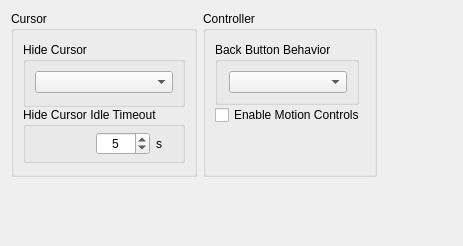
      <widget class="QWidget" name="inputTabContents">
       <property name="geometry">
        <rect>
         <x>0</x>
         <y>0</y>
         <width>463</width>
         <height>246</height>
        </rect>
       </property>
       <layout class="QVBoxLayout" name="inputTabVLayout" stretch="0,0">
        <item>
         <layout class="QHBoxLayout" name="inputTabHLayoutTop" stretch="1,1,1">
          <item>
           <layout class="QVBoxLayout" name="cursorTabLayoutLeft">
            <property name="spacing">
             <number>7</number>
            </property>
            <property name="bottomMargin">
             <number>0</number>
            </property>
            <item alignment="Qt::AlignmentFlag::AlignTop">
             <widget class="QGroupBox" name="cursorGroupBox">
              <property name="title">
               <string>Cursor</string>
              </property>
              <layout class="QVBoxLayout" name="inputCursorLayout">
               <property name="spacing">
                <number>0</number>
               </property>
               <property name="topMargin">
                <number>11</number>
               </property>
               <property name="bottomMargin">
                <number>11</number>
               </property>
               <item>
                <widget class="QGroupBox" name="hideCursorGroupBox">
                 <property name="enabled">
                  <bool>true</bool>
                 </property>
                 <property name="sizePolicy">
                  <sizepolicy hsizetype="Preferred" vsizetype="Fixed">
                   <horstretch>0</horstretch>
                   <verstretch>0</verstretch>
                  </sizepolicy>
                 </property>
                 <property name="title">
                  <string>Hide Cursor</string>
                 </property>
                 <layout class="QVBoxLayout" name="hideCursorLayout">
                  <property name="spacing">
                   <number>7</number>
                  </property>
                  <property name="bottomMargin">
                   <number>11</number>
                  </property>
                  <item>
                   <widget class="QComboBox" name="hideCursorComboBox"/>
                  </item>
                 </layout>
                </widget>
               </item>
               <item>
                <widget class="QGroupBox" name="idleTimeoutGroupBox">
                 <property name="enabled">
                  <bool>true</bool>
                 </property>
                 <property name="sizePolicy">
                  <sizepolicy hsizetype="Preferred" vsizetype="Fixed">
                   <horstretch>0</horstretch>
                   <verstretch>0</verstretch>
                  </sizepolicy>
                 </property>
                 <property name="minimumSize">
                  <size>
                   <width>0</width>
                   <height>0</height>
                  </size>
                 </property>
                 <property name="title">
                  <string>Hide Cursor Idle Timeout</string>
                 </property>
                 <property name="alignment">
                  <set>Qt::AlignmentFlag::AlignLeading|Qt::AlignmentFlag::AlignLeft|Qt::AlignmentFlag::AlignTop</set>
                 </property>
                 <property name="flat">
                  <bool>false</bool>
                 </property>
                 <layout class="QHBoxLayout" name="IdleTimeoutLayout" stretch="0,0">
                  <property name="spacing">
                   <number>6</number>
                  </property>
                  <property name="leftMargin">
                   <number>70</number>
                  </property>
                  <property name="topMargin">
                   <number>5</number>
                  </property>
                  <property name="rightMargin">
                   <number>5</number>
                  </property>
                  <property name="bottomMargin">
                   <number>5</number>
                  </property>
                  <item>
                   <widget class="QSpinBox" name="idleTimeoutSpinBox">
                    <property name="enabled">
                     <bool>true</bool>
                    </property>
                    <property name="sizePolicy">
                     <sizepolicy hsizetype="Minimum" vsizetype="Fixed">
                      <horstretch>0</horstretch>
                      <verstretch>0</verstretch>
                     </sizepolicy>
                    </property>
                    <property name="minimumSize">
                     <size>
                      <width>0</width>
                      <height>0</height>
                     </size>
                    </property>
                    <property name="maximumSize">
                     <size>
                      <width>16777215</width>
                      <height>16777215</height>
                     </size>
                    </property>
                    <property name="layoutDirection">
                     <enum>Qt::LayoutDirection::LeftToRight</enum>
                    </property>
                    <property name="wrapping">
                     <bool>false</bool>
                    </property>
                    <property name="alignment">
                     <set>Qt::AlignmentFlag::AlignCenter</set>
                    </property>
                    <property name="buttonSymbols">
                     <enum>QAbstractSpinBox::ButtonSymbols::UpDownArrows</enum>
                    </property>
                    <property name="suffix">
                     <string notr="true"/>
                    </property>
                    <property name="maximum">
                     <number>3600</number>
                    </property>
                    <property name="value">
                     <number>5</number>
                    </property>
                    <property name="displayIntegerBase">
                     <number>10</number>
                    </property>
                   </widget>
                  </item>
                  <item>
                   <widget class="QLabel" name="idleTimeoutDurationLabel">
                    <property name="text">
                     <string>s</string>
                    </property>
                   </widget>
                  </item>
                 </layout>
                </widget>
               </item>
              </layout>
             </widget>
            </item>
           </layout>
          </item>
          <item>
           <layout class="QVBoxLayout" name="ControllerTabLayoutMiddle">
            <item>
             <widget class="QGroupBox" name="ControllerGroupBox">
              <property name="sizePolicy">
               <sizepolicy hsizetype="MinimumExpanding" vsizetype="Preferred">
                <horstretch>0</horstretch>
                <verstretch>0</verstretch>
               </sizepolicy>
              </property>
              <property name="title">
               <string>Controller</string>
              </property>
              <layout class="QVBoxLayout" name="ControllerLayout">
               <property name="spacing">
                <number>0</number>
               </property>
               <property name="topMargin">
                <number>11</number>
               </property>
               <property name="bottomMargin">
                <number>11</number>
               </property>
               <item>
                <widget class="QGroupBox" name="backButtonBehaviorGroupBox">
                 <property name="enabled">
                  <bool>true</bool>
                 </property>
                 <property name="sizePolicy">
                  <sizepolicy hsizetype="Fixed" vsizetype="Fixed">
                   <horstretch>0</horstretch>
                   <verstretch>0</verstretch>
                  </sizepolicy>
                 </property>
                 <property name="minimumSize">
                  <size>
                   <width>0</width>
                   <height>0</height>
                  </size>
                 </property>
                 <property name="title">
                  <string>Back Button Behavior</string>
                 </property>
                 <layout class="QVBoxLayout" name="BackButtonLayout">
                  <property name="leftMargin">
                   <number>11</number>
                  </property>
                  <item>
                   <widget class="QComboBox" name="backButtonBehaviorComboBox"/>
                  </item>
                 </layout>
                </widget>
               </item>
               <item>
                <widget class="QCheckBox" name="motionControlsCheckBox">
                 <property name="text">
                  <string>Enable Motion Controls</string>
                 </property>
                </widget>
               </item>
               <item>
                <widget class="QWidget" name="controllerWidgetSpacer" native="true">
                 <property name="enabled">
                  <bool>true</bool>
                 </property>
                 <property name="minimumSize">
                  <size>
                   <width>0</width>
                   <height>0</height>
                  </size>
                 </property>
                </widget>
               </item>
              </layout>
             </widget>
            </item>
           </layout>
          </item>
          <item>
           <layout class="QVBoxLayout" name="emptyTabLayoutRight">
            <item>
             <spacer name="emptyhorizontalSpacer">
              <property name="orientation">
               <enum>Qt::Orientation::Horizontal</enum>
              </property>
              <property name="sizeHint" stdset="0">
               <size>
                <width>40</width>
                <height>20</height>
               </size>
              </property>
             </spacer>
            </item>
           </layout>
          </item>
         </layout>
        </item>
        <item>
         <layout class="QHBoxLayout" name="inputTabHLayoutBottom">
          <property name="topMargin">
           <number>0</number>
          </property>
          <item>
           <spacer name="emptyVerticalSpacerBottom">
            <property name="orientation">
             <enum>Qt::Orientation::Vertical</enum>
            </property>
            <property name="sizeType">
             <enum>QSizePolicy::Policy::MinimumExpanding</enum>
            </property>
            <property name="sizeHint" stdset="0">
             <size>
              <width>20</width>
              <height>20</height>
             </size>
            </property>
           </spacer>
          </item>
         </layout>
        </item>
       </layout>
      </widget>
